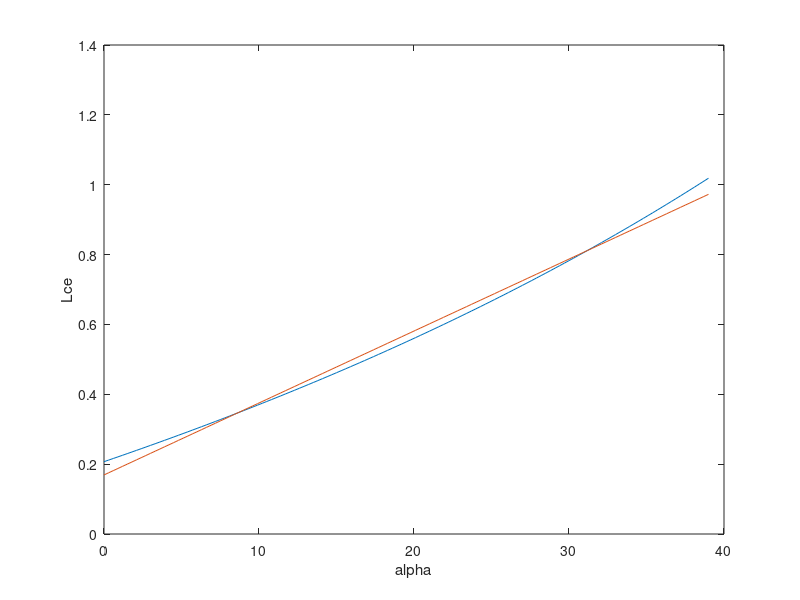

The MATLAB script that drew this image:


Kpe = 75;
Kse = 136;
alpha = 0:0.3:39;
Lmtu = 0.5:0.01:1.8;
Ka = -2.259*alpha + 117.41;
Lce = Lmtu*Kse./(Kpe + Kse + Ka);

p = polyfit(alpha, Lce, 1)

Lce_line = 0.0206*alpha + 0.1691;

plot(alpha,Lce);hold on;
plot(alpha,Lce_line);


xlabel('alpha')
 ylabel('Lce')